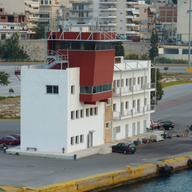
%> input picture 1A/S5/probabiltés/TPs/TP3/Images/Piree.png, 192 x 192 px
$ octave exercice_1.m   (GNU Octave 9; MATLAB toolbox functions it lacks are replaced by stand-ins)
%> lines starting %> are read from the running program, lines starting %| are printed output that depends on the picture; in (x1, y1, x2, y2) boxes, pixels count from 0 and x2, y2 are one past the last pixel; in counts of white or black regions, pixels touching at a corner belong together; the program's own positions count from 1
### 1A/S5/probabiltés/TPs/TP3/recursion.m
function [E,contour,G_somme] = recursion(E,contour,G_somme,i,j,voisins,G_x,G_y,card_max,cos_alpha)
% Fonction recursive permettant de construire un ensemble candidat E

contour(i,j) = 0;
G_somme_normalise = G_somme/norm(G_somme);
nb_voisins = size(voisins,1);
k = 1;
while k<=nb_voisins & size(E,1)<=card_max
    i_voisin = i + voisins(k, 1);				% A completer
    j_voisin = j + voisins(k, 2);      			% A completer
    if contour(i_voisin,j_voisin)

        % Dans cette boucle, il vous faut :
        % - Calculer le produit scalaire entre le gradient du germe et le gradient du voisin
        % - Si ce produit scalaire est superieur a cos_alpha :
        %	+ Mettre a jour "E" par concatenation
        %	+ Mettre a jour "G_somme"
        %	+ Lancer l'appel recursif sur le voisin
        grad_voisin = [G_x(i_voisin, j_voisin), G_y(i_voisin, j_voisin)] / norm([G_x(i_voisin, j_voisin), G_y(i_voisin, j_voisin)]);
        product = dot(G_somme_normalise, grad_voisin);
        if (product > cos_alpha)
            E = [E; i_voisin j_voisin];
            G_somme = G_somme +  [G_x(i_voisin, j_voisin) G_y(i_voisin, j_voisin)];
            [E,contour,G_somme] = recursion(E, contour, G_somme, i_voisin, j_voisin, voisins, G_x, G_y, card_max, cos_alpha);
        end
    end
    k = k+1;
end

end

### 1A/S5/probabiltés/TPs/TP3/exercice_1.m
clear;
close all;
taille_ecran = get(0,'ScreenSize');
L = taille_ecran(3);
H = taille_ecran(4);

% Parametres :
set(0,'RecursionLimit',1000);				% Pour eviter les erreurs a l'execution
alpha = pi/8;						% Seuil sur l'orientation du gradient (en radians)
cos_alpha = cos(alpha);
seuil_norme = 2/sin(alpha);				% Seuil sur la norme du gradient (decoule d'une etude theorique)

% Lecture de l'image :
I = imread('Images/Piree.png');
%> I is the input picture: size 192x192x3 uint8; mean R, G, B 126.3, 125.9, 121.1
% I = imread('Images/chaises.png');
% I = imread('Images/Morlaix.png');
if size(I,3)==3
	I = rgb2gray(I);
%> I: size 192x192 uint8
end
I = imresize(I,0.8);					% Permet de limiter l'effet de crenelage
%> I: size 154x154 uint8
[nb_lignes,nb_colonnes] = size(I);
%> nb_lignes = 154; nb_colonnes = 154

% Parametres :
diagonale = floor(sqrt(nb_lignes^2+nb_colonnes^2));
%> diagonale = 217
card_max = floor(diagonale/2);				% Cardinal max d'un ensemble E
%> card_max = 108
card_min = floor(card_max/20);				% Cardinal min d'un ensemble E
%> card_min = 5

% Affichage de l'image :
figure('Name','Ensembles candidats','Position',[0,0,L,0.67*H]);
subplot(1,2,1);
imagesc(I);
axis equal;
axis off;
colormap gray;
hold on;

% Gradient du niveau de gris (x vers la droite, y vers le bas) :
I = double(I);
%> I: size 154x154 double
%G_x permet de detecter les bordures verticales
%G_x permet de detecter les bordures horizontales
[G_x,G_y] = gradient(I);
G_norme = sqrt(G_x.^2+G_y.^2);
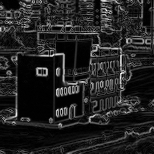
%> G_norme: size 154x154 double; min 0, max 99.33, mean 13.7; drawn with min black and max white

% Selection des pixels de contour :
contour = G_norme>seuil_norme;
%> contour: size 154x154 logical; 61.6% white; 599 black regions (554 under 20 px), largest, box (x1, y1, x2, y2) and area: (18, 54, 53, 124) 2090, (0, 122, 128, 150) 1742, (122, 68, 154, 109) 681

% Pas de pixel de contour sur le bord de l'image (traitement simplifie !) :
contour([1,nb_lignes],:) = 0;
contour(:,[1,nb_colonnes]) = 0;
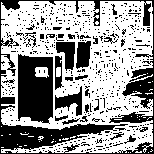
%> contour: size 154x154 logical; 59.8% white; 543 black regions (513 under 20 px), largest, box (x1, y1, x2, y2) and area: (0, 0, 154, 154) 4317, (18, 54, 53, 124) 2090, (55, 86, 82, 116) 369

% Affichage d'une petite fleche sur les pixels de contour :
[i,j] = find(contour);
%> i = 14173 values from 2 to 153; j = 14173 values from 2 to 153
quiver(j,i,G_x(contour),G_y(contour),'r');		% Attention : x = j et y = i
axis equal;
title('Pixels de contour','FontSize',30);
drawnow;

% Normalisation du gradient :
G_norme(~G_norme) = 1;					% Pour eviter les divisions par 0
%> G_norme: size 154x154 double; 2.03% of pixels changed, all inside (x1, y1, x2, y2) = (2, 0, 153, 148)
G_x = G_x./G_norme;
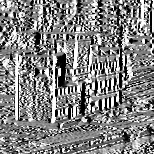
%> G_x: size 154x154 double; min -1, max 1, mean 0.0236; drawn with min black and max white
G_y = G_y./G_norme;
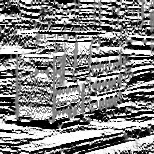
%> G_y: size 154x154 double; min -1, max 1, mean 0.0408; drawn with min black and max white

% Boucle de traitement des pixels de contour :
voisins = [ -1 -1 ; -1 0 ; -1 1 ; 0 1 ;...
		1 1 ; 1 0 ; 1 -1 ; 0 -1 ];		% Positions relatives des 8 plus proches voisins
liste_E = [];
while any(contour(:))

	% Pixel de contour dont la norme du gradient est la plus elevee = "germe" :
	indices_contour = find(contour);
	[~,indice_max] = max(G_norme(indices_contour));
	indice_germe = indices_contour(indice_max);
	[i_germe,j_germe] = ind2sub(size(I),indice_germe);
	E = [i_germe,j_germe];
	G_somme = [G_x(i_germe,j_germe),G_y(i_germe,j_germe)];

	% Construction recursive de l'ensemble E :
	[E,contour] = recursion(E,contour,G_somme,i_germe,j_germe,voisins,G_x,G_y,card_max,cos_alpha);

	% Ajout de l'ensemble E a la liste d'ensembles E, si son cardinal est superieur a card_min :
	if size(E,1)>=card_min
		liste_E = [liste_E,{E}];		% Concatenation d'une cellule {E} a liste_E
	end
end
%> this loop made 3743 passes
%> (indice_max, indice_germe, i_germe, j_germe, E) on passes 11, 15, 18, 22, 24, 27, 28, 33: (10736, 18690, 56, 122, [56 122; 55 122]), (669, 1255, 23, 9, [23 9; 22 9; 23 10; 24 9; 23 8]), (7825, 15138, 46, 99, [46 99; 46 100]), (922, 1717, 23, 12, [23 12; 22 12; 23 11; 24 12]), (3949, 8847, 69, 58, [69 58; 68 59; 68 60; 69 59; 68 58]), (10301, 18529, 49, 121, [49 121; 48 121; 48 122]), (3372, 7756, 56, 51, [56 51; 55 50]), (5475, 11788, 84, 77, [84 77; 83 78; 82 78; 84 78])
%> (indice_max, indice_germe, i_germe, j_germe, liste_E) on pass 1: (11024, 18708, 74, 122, {[74 122; 73 121; 73 122; 73 123; 73 124; 74 123]})
%> contour: size 154x154 logical; every value is 0
%> after the loop, liste_E = 604 items

% Affichage des ensembles E (la fonction label2rgb donne a chaque ensemble E une couleur differente) :
etiquette = zeros(size(I));
for k = 1:length(liste_E)
	E = liste_E{k};
	indices_E = sub2ind(size(I),E(:,1),E(:,2));
	etiquette(ind2sub(size(I),indices_E)) = k;
end
%> this loop made 604 passes
%> indices_E on passes 2, 6, 7: [16335; 16180; 16333; 16334; 16181; 16336; 16489], [9483; 9482; 9636; 9790; 9944; 10098; 10099; 9484], [8064; 8063; 8216; 8370; 8217; 8371; 8372; 8218]
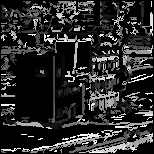
%> etiquette: size 154x154 double; min 0, max 604, mean 103.7; drawn with min black and max white
I_resultat = label2rgb(etiquette,'parula',[0.5,0.5,0.5]);
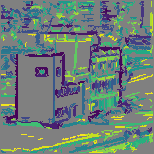
%> I_resultat: size 154x154x3 uint8; mean R, G, B 108.5, 126.8, 122.1
subplot(1,2,2);
imagesc(I_resultat);
axis equal;
axis off;
title('Ensembles candidats','FontSize',30);
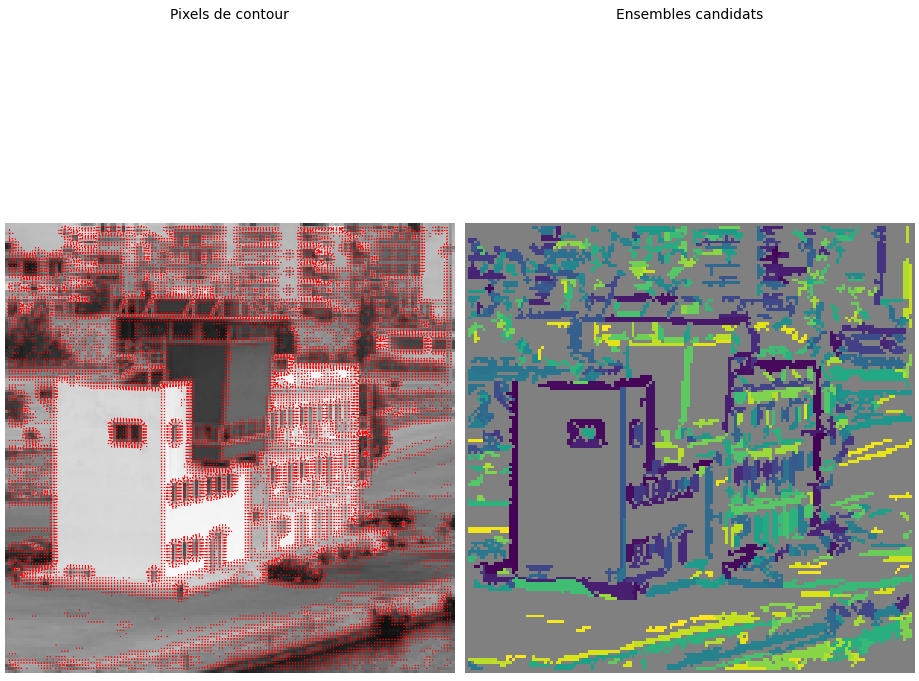
%> figure redrawn from the program's plot data, 2 panels

save exercice_1;
